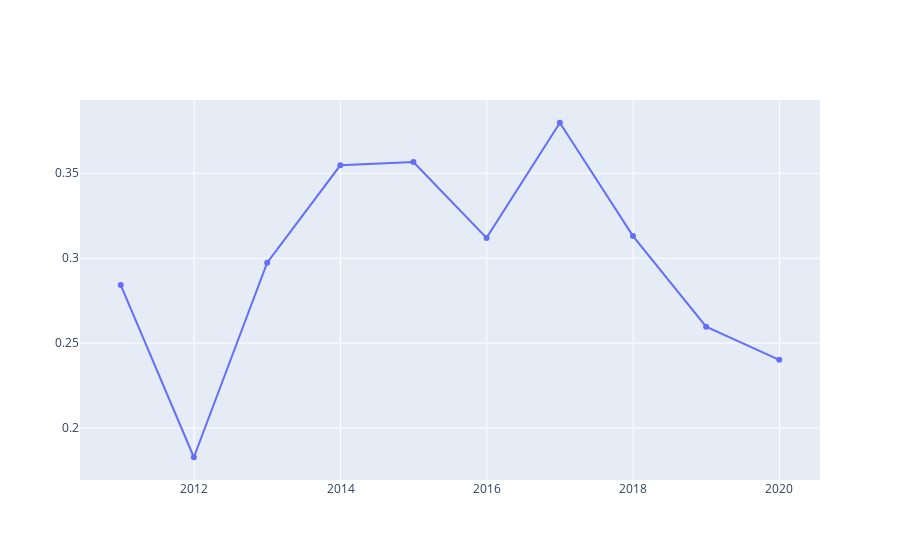

Source (notebook cell):
### Code cell
balancesheet['prod_ratio'] = balancesheet[cols_prod.keys()].sum(axis=1)/balancesheet['total_assets']
fig = go.Figure()
fig.add_trace(go.Scatter(x=balancesheet.end_date, y=balancesheet.prod_ratio))
fig.show()

### Figure 1 — Plotly figure (JSON) as saved in the notebook; plotly's stock layout.template omitted (floating-point values rounded to 4 significant figures)
{"data": [{"type": "scatter", "x": ["2010-12-31", "2011-12-31", "2012-12-31", "2013-12-31", "2014-12-31", "2015-12-31", "2016-12-31", "2017-12-31", "2018-12-31", "2019-12-31"], "y": [0.2842, 0.1828, 0.2973, 0.3547, 0.3567, 0.312, 0.3798, 0.313, 0.2596, 0.2402]}], "layout": {"autosize": true, "xaxis": {"autorange": true, "range": ["2010-06-18 20:24:31.2442", "2020-07-13 03:35:28.7558"], "type": "date"}, "yaxis": {"autorange": true, "range": [0.1683, 0.3942], "type": "linear"}}}
